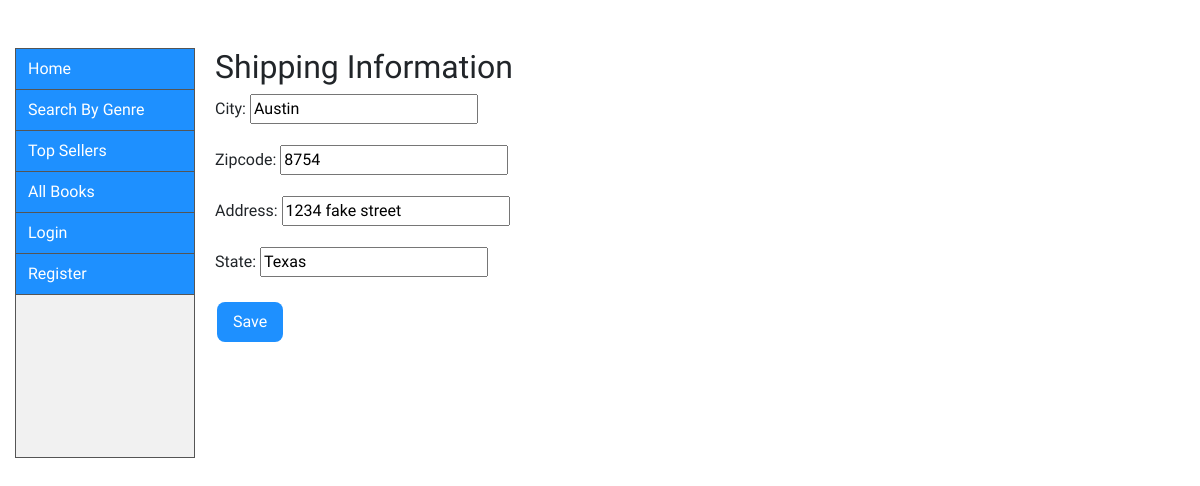
/search/shipaddr/editshipaddr/4/, run on the app's committed database.
### catalog/models.py (models this page shows, shortened)
class ShippingAddr(models.Model):
    username = models.ForeignKey(
        'UserProfile', on_delete=models.SET_NULL, null=True)
    address = models.CharField(max_length=200)
    city = models.CharField(max_length=25)
    state = models.CharField(max_length=25)
    zipcode = models.IntegerField()

### catalog/views.py (the view)
def editshippingaddress(request, pk):
    address = ShippingAddr.objects.get(id=pk)
    form = ShippingAddressForm(instance=address)
    if request.method == 'POST':
        form = ShippingAddressForm(request.POST, instance=address)
        if form.is_valid():
            form.save()
            return redirect('/catalog/shipaddr')
    args = {
        'form': form
    }
    return render(request, 'addshippingaddr.html', args)

### catalog/forms.py
class ShippingAddressForm(forms.ModelForm):
    class Meta:
        model = ShippingAddr
        fields = {
            'address',
            'city',
            'state',
            'zipcode',
        }
        exclude = {
            'username',
        }
        field_order = ['address', 'city', 'state', 'zipcode']

### catalog/templates/addshippingaddr.html (shortened to what this page needs)
{% extends "base_generic.html" %}
{% block content %}
  <h2>Shipping Information</h2>
<form method ="post">
 {{form.as_p}}
 <button type="submit" name"Submit" method="POST" class="button2">Save</button>
</form>
{% endblock %}

### catalog/static/css/styles.css (style rules this page uses)
.button2 { background-color: dodgerblue; border: none; border-radius: 8px; color: white; padding: 8px 16px; text-align: center; text-decoration: none; display: inline-block; font-size: 16px; margin: 4px 2px; cursor: pointer; }

### catalog/templates/base_generic.html (style rules this page uses)
body { font-family: 'Rakkas' }

### data on the page
ShippingAddr: city "Austin", zipcode "8754", address "1234 fake street", state "Texas"
